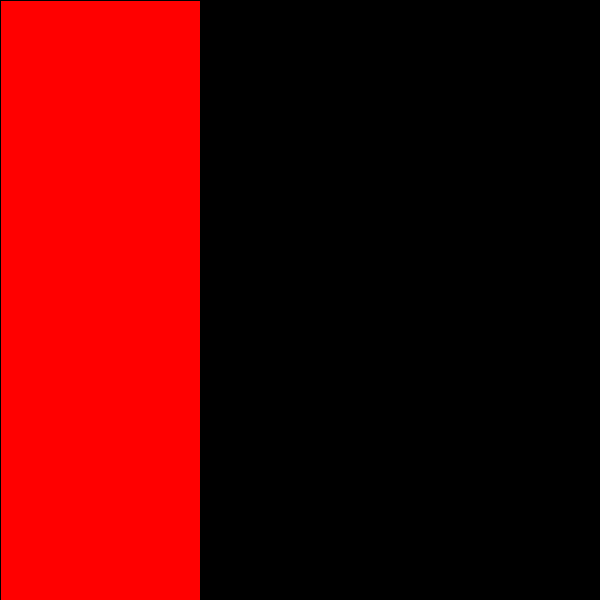
Frame 1 (no input)
Frame 60 (the mouse pressed at the canvas centre just before this capture): identical to frame 1, image omitted
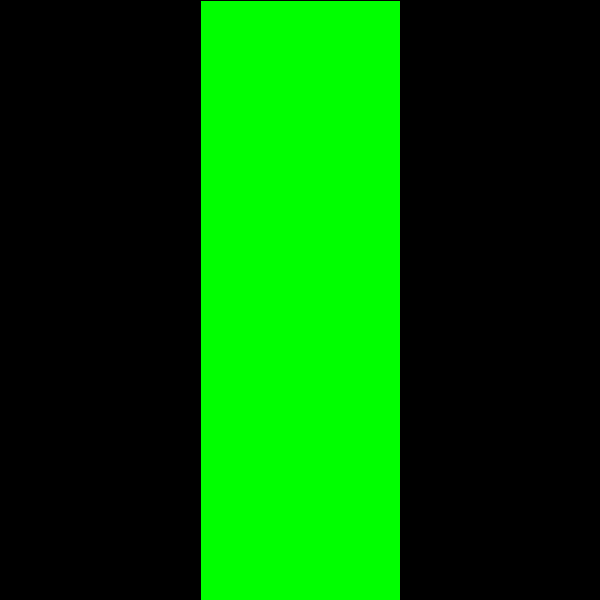
Frame 120 (the mouse held since frame 60 and released just before this capture)

The Processing sketch that drew these frames (run headless with seeded random() and noise(); from frame 60 on, the mouse is pressed at the canvas centre):

// Processing sketch: processing_186266
// ── processing_186266.pde

void setup(){
size(600,600);
}

void draw(){
  background(0,0,0);



if ( mouseX < width/3) {
fill(255,0,0);
rect(0,0,200,600);
}else if( mouseX < width/3*2){
fill(0,255,0);
rect(200,0,200,600);
}else if( mouseX < width){
fill(0,0,255);
rect(400,0,200,600);


}
}
